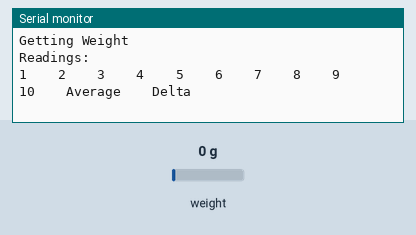
Simulated run of this sketch. Board: Arduino Uno, built with avr-gcc and run on an emulated ATmega328P. Shown: the last lines printed to the serial monitor. The inputs (shaded band) are chosen by the test bench; at power-on: weight on the scale 0 g.

Above: at 2.2 s.
2.3 s: weight on the scale set to 1250 g
At 4.8 s:
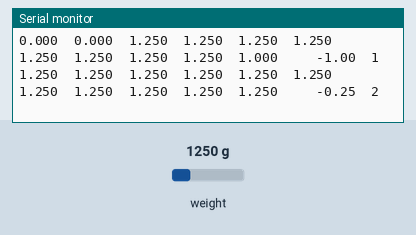
5.3 s: weight on the scale set to 100 g
At 7.0 s:
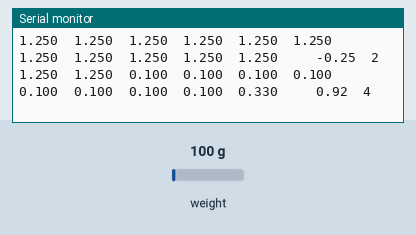

Measured:
- after the input at 2.3 s, the serial monitor: prints a new line after 0.71 s (image 1)
- after the input at 5.3 s, the serial monitor: prints a new line after 0.74 s (image 2)

The sketch:

RingArrayDelta.ino
```cpp
#include "HX711.h"

#define calibration_factor 96670.00 //This value is obtained using the SparkFun_HX711_Calibration sketch

#define DOUT  3
#define CLK  2


const int arraySize = 10;
float weight[arraySize];
float weightReading;
int ringIndex = 0;
int startIndex = 0;
int endIndex = arraySize - 1;

float sum = 0;
float avgArray1 = 0;
float avgArray2 = 0;
int i = 0;

float delta = 0.25;
float calculatedDelta;
long count = 0;


HX711 scale;

void setup() {
  Serial.begin(9600);
  Serial.println("Getting Weight");

  scale.begin(DOUT, CLK);
  scale.set_scale(calibration_factor); //This value is obtained by using the SparkFun_HX711_Calibration sketch
  scale.tare(); //Assuming there is no weight on the scale at start up, reset the scale to 0

  Serial.println();
  Serial.println("Readings:");
  Serial.print("1 \t 2 \t 3 \t 4 \t 5 \t 6 \t 7 \t 8 \t 9 \t 10 \t Average \t Delta");
  Serial.println();
}

void loop() {  //sampling block

  weightReading = scale.get_units();
  weight[ringIndex] = weightReading;
  sum = sum + weightReading;
  ringIndex++;

  if (ringIndex > endIndex) {         //end ring block
    ringIndex = startIndex;
    avgArray1 = sum / arraySize;
    calculatedDelta = avgArray2 - avgArray1;

    if (abs(calculatedDelta) >= delta) {        //communication block with delta
      for (int i = 0; i < arraySize; i++) {
        Serial.print(weight[i], 3);
        Serial.print("\t");
      }
      Serial.print(avgArray1, 3);
      Serial.print("\t \t");
      Serial.print(calculatedDelta);
      Serial.print("\t");
      Serial.print(count);
      Serial.println();
    }

    avgArray2 = avgArray1;
    sum = 0;
    count++;

  }
}
```
